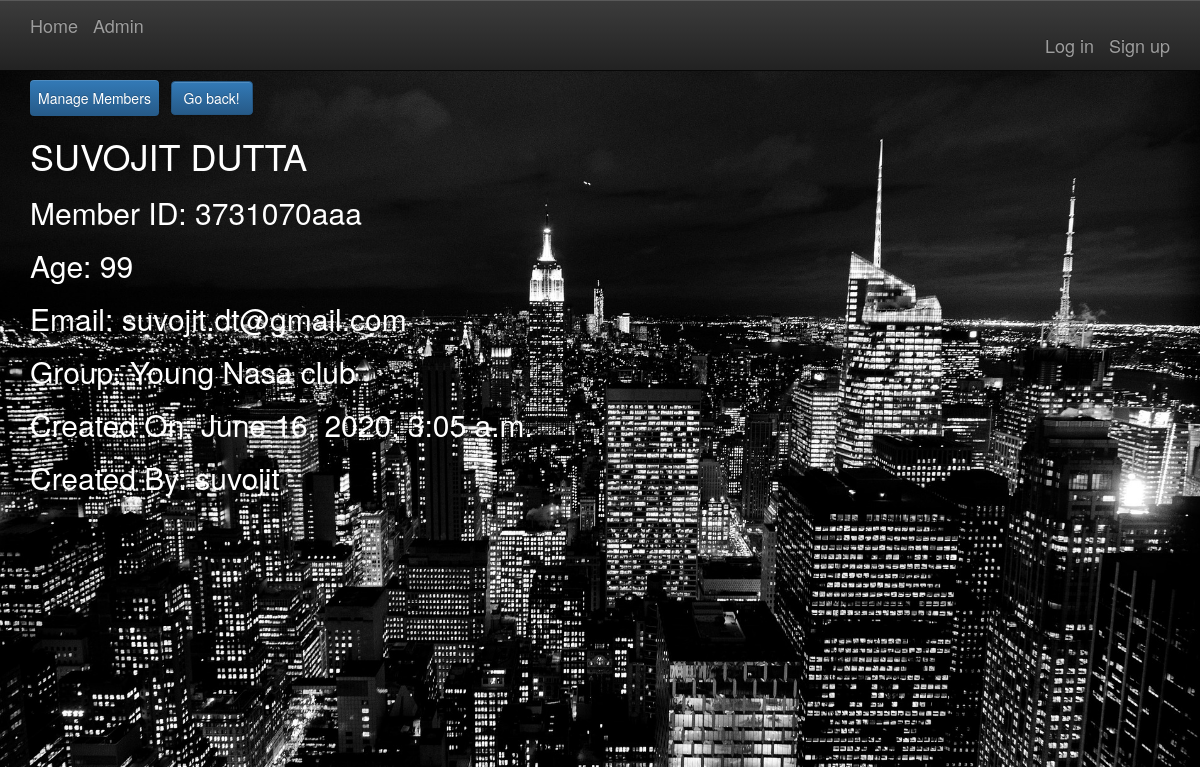
Screenshot of /members/1592273610135/ with the database file from the repository.
### members/models.py (models this page shows, shortened)
class Member(models.Model):
    memberid = models.CharField(max_length=255, null=True, blank=True)
    name = models.CharField(max_length=256)
    slug = models.SlugField(allow_unicode=True)
    age = models.PositiveIntegerField()
    email = models.EmailField(max_length=254, blank=True, null=True)
    group = models.ForeignKey(Group, on_delete=models.SET_NULL, null=True, blank=True, related_name="member_set")
    creator = models.ForeignKey(User, on_delete=models.SET_NULL, null=True, blank=True)
    member_date = models.DateTimeField(auto_now=True)
    class Meta:
        ordering = ["-member_date"]

### groups/models.py (models this page shows, shortened)
class Group(models.Model):
    groupid = models.CharField(max_length=255, null=True, blank=True)
    name = models.CharField(max_length=255)
    slug = models.SlugField(allow_unicode=True)
    description = models.TextField(blank=True, default='')
    description_html = models.TextField(editable=False, default='', blank=True)
    purpose = models.CharField(max_length=255, null=True, default='', blank=True)
    creator = models.ForeignKey(User, on_delete=models.SET_NULL, null=True, blank=True)
    group_date = models.DateTimeField(auto_now=True)
    def __str__(self):
        return self.name
    class Meta:
        ordering = ["-group_date"]
        unique_together = ("slug", "purpose", "group_date")

### members/views.py (the view)
# urls.py: url(r"^(?P<pk>\d+)/$",views.SingleMember.as_view(),name='single'),
class SingleMember(generic.DetailView):
    context_object_name = 'member_details'
    model = models.Member
    template_name = 'members/member_detail.html'

### members/templates/members/member_detail.html (shortened to what this page needs)
{% extends "members/member_base.html" %}
{% block premember %}
<div class="dropdown">
  <button class="dropbtn btn btn-primary btn-large">Manage Members</button>
</div>
<input type="button" class="btn btn-primary btn-large" value="Go back!" onclick="history.back()">
<h1>{{member_details.name}}</h1>
<h2>Member ID: {{member_details.memberid}}</h2>
<h2>Age: {{member_details.age}}</h2>
<h2>Email: {{member_details.email}}</h2>
<h2>Group: {{member_details.group}}</h2>
<h2>Created On: {{member_details.member_date}}</h2>
<h2>Created By: {{member_details.creator}}</h2>
{% endblock %}

### static/simplesocial/css/master.css (style rules this page uses)
body { margin: 0; overflow: scroll; background-color: black; color:white; }
html, body { background: #000; height: 100%; }
.dropbtn { color: white; padding: 8px; font-size: 14px; border: none; }
.dropdown { position: relative; display: inline-block; }

### rows the page displays
Member: name "SUVOJIT DUTTA", memberid "3731070aaa", age "99", email "suvojit.dt@gmail.com", group "Young Nasa club", member_date "June 16, 2020, 3:05 a.m.", creator "suvojit"
